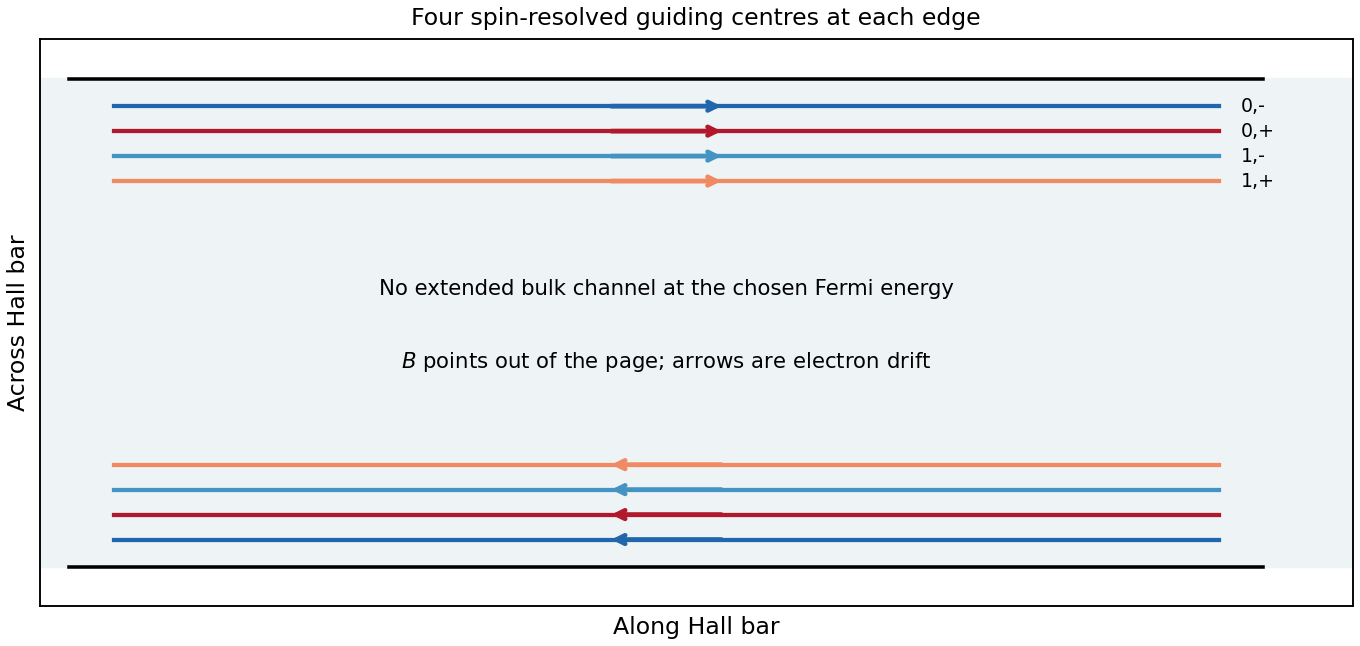

Source code (Python):
"""Original explanatory model; output is a basename in the working directory."""
import numpy as np
import matplotlib.pyplot as plt
from matplotlib.patches import Circle, Rectangle, FancyArrowPatch
plt.rcParams.update({'font.size':9,'axes.titlesize':10,'axes.labelsize':10})

fig,ax=plt.subplots(figsize=(8,3.8),layout='constrained');ax.axhspan(-2.15,2.15,color='#eef4f6');colors=['#2166ac','#b2182b','#4393c3','#ef8a62']
for j,col in enumerate(colors):
 yy=1.91-.22*j;ax.plot([-3.7,3.7],[yy,yy],color=col,lw=1.8);ax.annotate('',xy=(.4,yy),xytext=(-.4,yy),arrowprops={'arrowstyle':'->','color':col,'lw':2});ax.plot([-3.7,3.7],[-yy,-yy],color=col,lw=1.8);ax.annotate('',xy=(-.4,-yy),xytext=(.4,-yy),arrowprops={'arrowstyle':'->','color':col,'lw':2});ax.text(3.85,yy,['0,-','0,+','1,-','1,+'][j],va='center',fontsize=8)
ax.plot([-4,4],[2.15,2.15],color='black');ax.plot([-4,4],[-2.15,-2.15],color='black');ax.text(0,.25,'No extended bulk channel at the chosen Fermi energy',ha='center');ax.text(0,-.4,r'$B$ points out of the page; arrows are electron drift',ha='center');ax.set(xlim=(-4.2,4.6),ylim=(-2.5,2.5),xlabel='Along Hall bar',ylabel='Across Hall bar',title='Four spin-resolved guiding centres at each edge');ax.set_xticks([]);ax.set_yticks([])
fig.savefig('paper-1-edge-trajectories.png',dpi=170,facecolor='white');plt.close(fig)
